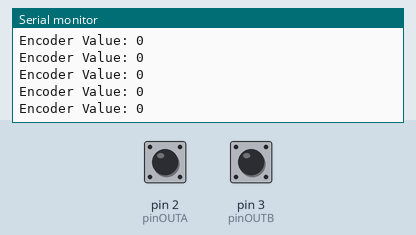
This sketch was run on a simulated Arduino Uno, built with avr-gcc and run on an emulated ATmega328P. Parts: the last lines printed to the serial monitor. The test bench sets the inputs (shaded band); at power-on: pin 2 (pinOUTA) HIGH, pin 3 (pinOUTB) HIGH.

Above: at 1.2 s.
1.3 s: pin 2 (pinOUTA) pulled LOW for 0.15 s
At 1.31 s:
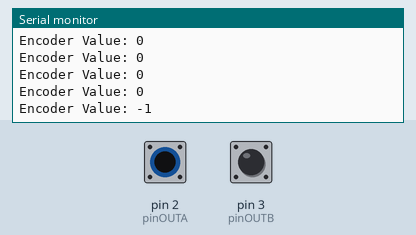
2.9 s: pin 3 (pinOUTB) pulled LOW for 0.15 s
At 2.91 s:
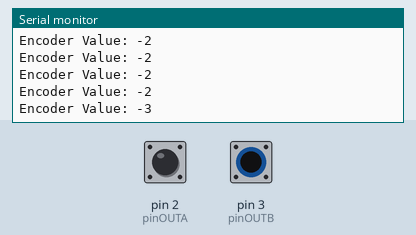
Timing chart, 0 to 5.9 s (numbered marks = the images above; inputs shaded):
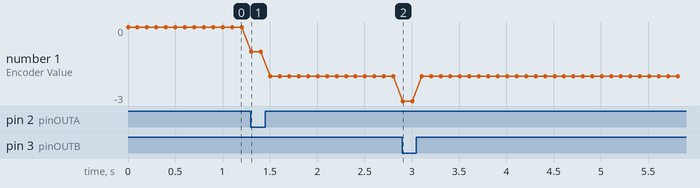

The sketch:

2024_08_22_EncoderControl.ino
```cpp
// Pin definitions
const int pinOUTA = 2;
const int pinOUTB = 3;

// Variables
volatile int encoderValue = 0;
volatile int lastEncoded = 0;

void setup() {
  // Set pins as inputs
  pinMode(pinOUTA, INPUT);
  pinMode(pinOUTB, INPUT);

  // Enable pull-up resistors (optional if encoder doesn't have them)
  digitalWrite(pinOUTA, HIGH);
  digitalWrite(pinOUTB, HIGH);

  // Attach interrupts
  attachInterrupt(digitalPinToInterrupt(pinOUTA), updateEncoder, CHANGE);
  attachInterrupt(digitalPinToInterrupt(pinOUTB), updateEncoder, CHANGE);

  // Start serial communication
  Serial.begin(9600);
}

void loop() {
  // Print the encoder value
  Serial.print("Encoder Value: ");
  Serial.println(encoderValue);
  delay(100);  // Update every 100ms
}

void updateEncoder() {
  // Read the two pins
  int MSB = digitalRead(pinOUTA);  // Most significant bit
  int LSB = digitalRead(pinOUTB);  // Least significant bit

  int encoded = (MSB << 1) | LSB;  // Create a binary number
  int sum = (lastEncoded << 2) | encoded;

  // Update encoderValue based on the direction of rotation
  if (sum == 0b1101 || sum == 0b0100 || sum == 0b0010 || sum == 0b1011) encoderValue++;
  if (sum == 0b1110 || sum == 0b0111 || sum == 0b0001 || sum == 0b1000) encoderValue--;

  lastEncoded = encoded;  // Store this value for next time
}
```

Measured:
- after the input at 1.3 s, the serial monitor: prints a new line at once (image 1)
- after the input at 2.9 s, the serial monitor: prints a new line at once (image 2)
- plotted number 1: 0 → -2 after the input at 1.3 s
